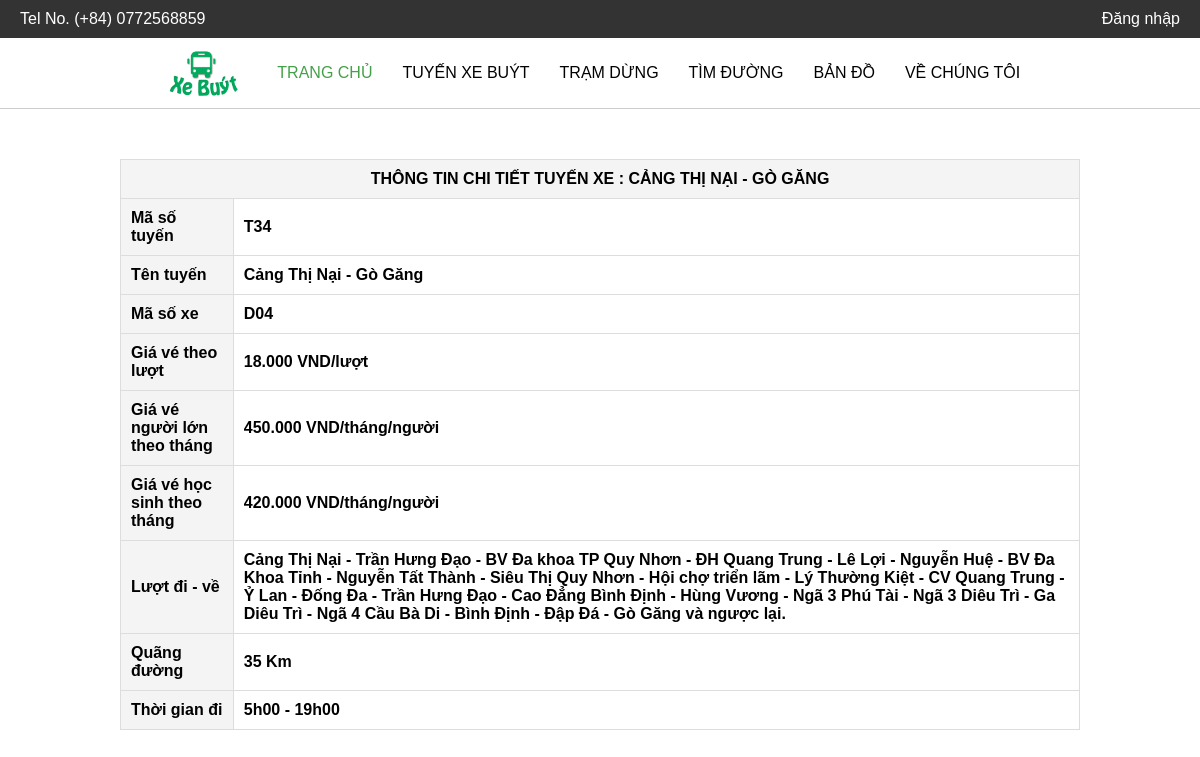
Screenshot of /?option=routes&route_id=4 with the database file from the repository.
### tables this page shows
CREATE TABLE `routes` (
  `id` int(11) NOT NULL,
  `tuyen` varchar(255) NOT NULL,
  `lo_trinh` text NOT NULL,
  `cu_ly` float NOT NULL,
  `gia_ve_luot` float NOT NULL,
  `gia_ve_thang_nguoi_lon` float DEFAULT NULL,
  `gia_ve_thang_hoc_sinh` float DEFAULT NULL,
  `tan_suat` varchar(255) DEFAULT NULL,
  `thoi_gian_hoat_dong` varchar(255) DEFAULT NULL,
  `ma_so_xe` varchar(5) DEFAULT NULL
);

### includes/routes.php (the view, shortened to what this page needs)
<?php
if (isset($_GET['route_id'])) {
    $route_id = intval($_GET['route_id']);
    $query = "SELECT * FROM routes WHERE id = $route_id";
    $result = $connect->query($query);
    if ($result->num_rows > 0) {
        $route = $result->fetch_assoc();
    } else {
        echo "<p>Không tìm thấy tuyến xe.</p>";
        exit();
    }
} else {
    echo "<p>Không tìm thấy tuyến xe.</p>";
    exit();
}
?>
<!DOCTYPE html>
        <html lang="vi">
        <head>
            <link rel="stylesheet" href="https://cdnjs.cloudflare.com/ajax/libs/font-awesome/5.15.4/css/all.min.css" />
            <link rel="stylesheet" href="css/styles.css">
        </head>
        <body>
        <div class="route-info">
            <table class="bus">
                <tbody>
                    <tr class="header">
                        <td colspan="2">Thông tin chi tiết tuyến xe : <?php echo substr($route['tuyen'], 4); ?></td>
                    </tr>
                    <tr>
                        <td>Mã số tuyến</td>
                        <td><strong><?php echo substr($route['tuyen'], 0, 3); ?></strong></td>
                    </tr>
                    <tr>
                        <td>Tên tuyến</td>
                        <td><b><?php echo substr($route['tuyen'], 4); ?></b></td>
                    </tr>
                    <tr>
                        <td>Mã số xe</td>
                        <td> <b><?php echo $route['ma_so_xe']; ?></b></td>
                    </tr>
                    <tr>
                        <td>Giá vé theo lượt</td>
                        <td><b><?php echo number_format($route['gia_ve_luot'],0,',','.'); ?> VND/lượt</b></td>
                    </tr>
                    <tr>
                        <td>Giá vé người lớn theo tháng</td>
                        <td><b><?php echo number_format($route['gia_ve_thang_nguoi_lon'],0,',','.'); ?> VND/tháng/người</b></td>
                    </tr>
                    <tr>
                        <td>Giá vé học sinh theo tháng</td>
                        <td><b><?php echo number_format($route['gia_ve_thang_hoc_sinh'],0,',','.'); ?> VND/tháng/người</b></td>
                    </tr>
                    <tr>
                        <td>Lượt đi - về</td>
                        <td><b><?php echo $route['lo_trinh']; ?> và ngược lại.</b></td>
                    </tr>
                    <tr>
                        <td>Quãng đường</td>
                        <td> <b><?php echo $route['cu_ly']; ?> Km</b></td>
                    </tr>
                    <tr>
                        <td>Thời gian đi</td>
                        <td><b><?php echo $route['thoi_gian_hoat_dong'] ?></b></td>
                    </tr>
                </tbody>
            </table>
        </div>
        </body>
        </html>

### css/styles.css (style rules this page uses)
body { margin: 0; font-family: Arial, sans-serif; }

### includes/routes.php (style rules this page uses)
body { font-family: Arial, sans-serif; }
.bus { width: 80%; margin: 50px auto; border-collapse: collapse; }
.bus tbody tr td { padding: 10px; border: 1px solid #ddd; }
.bus tbody tr td strong, .bus tbody tr td b { font-weight: bold; }
.bus tbody tr td:first-child { font-weight: bold; background-color: #f4f4f4; }
.bus tbody tr.header td { text-align: center; text-transform: uppercase; }

### rows the page displays
routes: tuyen "CẢNG THỊ NẠI - GÒ GĂNG", tuyen "T34", tuyen "Cảng Thị Nại - Gò Găng", ma_so_xe "D04", gia_ve_luot "18.000", gia_ve_thang_nguoi_lon "450.000", gia_ve_thang_hoc_sinh "420.000", lo_trinh "Cảng Thị Nại - Trần Hưng Đạo - BV Đa khoa TP Quy Nhơn - ĐH Quang Trung - Lê Lợi - Nguyễn Huệ - BV Đa Khoa Tỉnh - Nguyễn Tất Thành - Siêu Thị Quy Nhơn - Hội chợ triển lãm - Lý Thường Kiệt - CV Quang Trung - Ỷ Lan - Đống Đa - Trần Hưng Đạo - Cao Đẳng Bình Định - Hùng Vương - Ngã 3 Phú Tài - Ngã 3 Diêu Trì - Ga Diêu Trì - Ngã 4 Cầu Bà Di - Bình Định - Đập Đá - Gò Găng", cu_ly "35", thoi_gian_hoat_dong "5h00 - 19h00"
